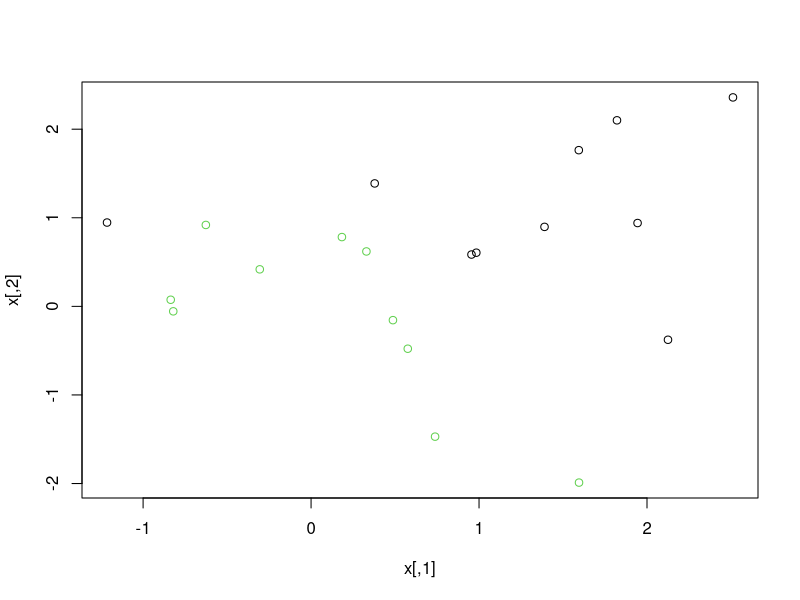
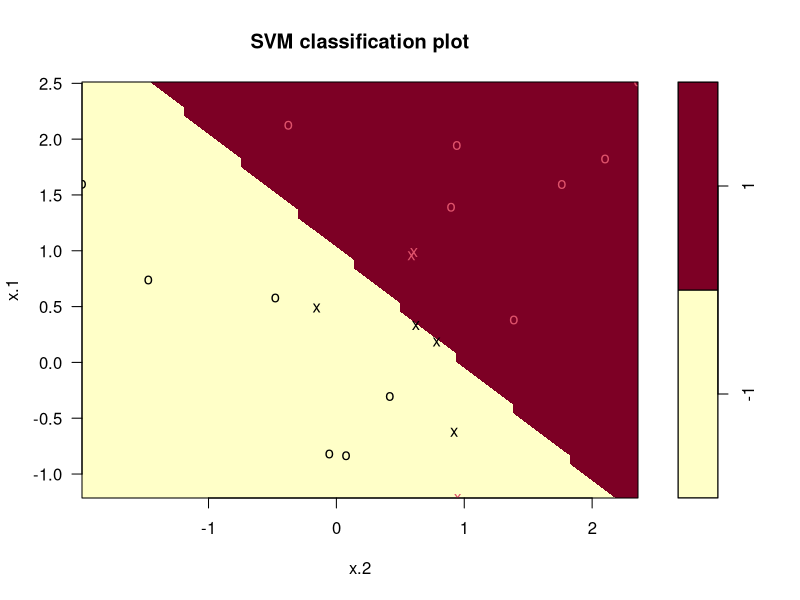
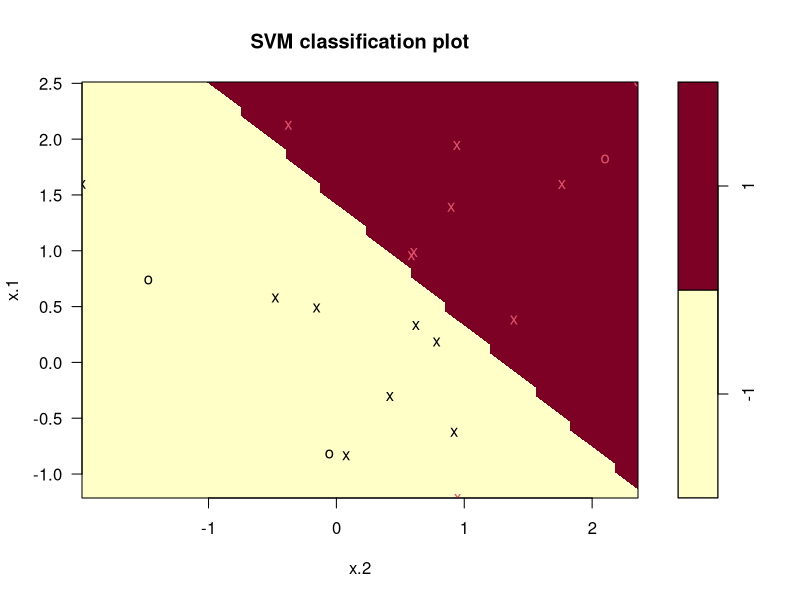

R code for these plots, in order:
#SVM (support Vector Machine) : 서로 다른 집단에 속하는 데이터 간에 간격이 최대가 되는 
#초평면을 기준으로 데이터를 분류하는 알고리즘
#초평면 마진을 최대화하는데 결정적 영향을 주는 데이터들을 support vectors라고 함
# kernel trick을 이용해서 비선형 데이터인 경우에도 차원을 늘려 분류가 가능.

set.seed(1)
x <- matrix(rnorm(20* 2), ncol = 2)
y <- c(rep(-1,10), rep(1,10))
x
y

x[y == 1,] <- x[y == 1,] + 1
x
plot(x, col = (2-y))

# SVM 모델
#install.packages("e1071")
library(e1071)

df <- data.frame(x = x, y = as.factor(y))
df
#?svm
svmfit <- svm(formula = y ~ ., data = df, kernel = 'linear', cost = 10, scale = F)
svmfit #Number of Support Vectors:  7

# SVM-Type:  C-classification 
# SVM-Kernel:  linear 
# cost:  10 

plot(svmfit,df)

attributes(svmfit)

svmfit$index #1  2  5  7 14 16 17
df[c(1, 2, 5, 7, 14, 16, 17), ]

summary(svmfit)


svmfit <- svm(formula = y ~ ., data = df, kernel = 'linear', cost = 0.1, scale = F)
plot(svmfit,df)
summary(svmfit)
